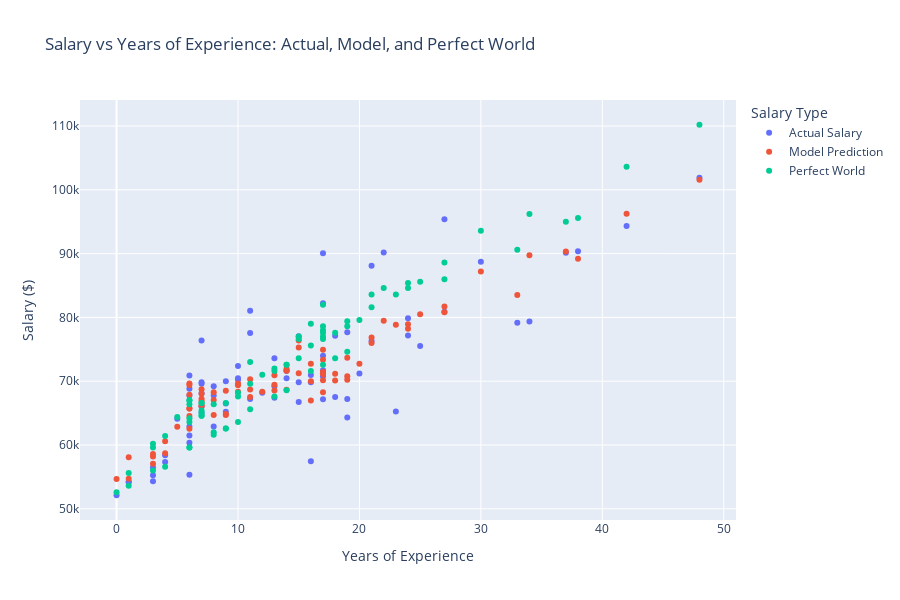

Here is the notebook cell this chart was saved with:
### Code cell
import plotly.express as px
import pandas as pd
import numpy as np

# Prepare the data (assumes df already exists and has the right columns)
df_plot = df[[
    "Employee",
    "Years of Exp",
    "25-26 Salary",
    "Prediction_from_clean_model",
    "Perfect World Salary"
]].copy()

df_plot = df_plot.rename(columns={
    "25-26 Salary": "Actual Salary",
    "Prediction_from_clean_model": "Model Prediction",
    "Perfect World Salary": "Perfect World"
})

# Melt to long format
df_long = df_plot.melt(
    id_vars=["Years of Exp", "Employee"],
    var_name="Salary Type",
    value_name="Salary"
)

# Clean up infinities or NaNs
df_long = df_long.replace([np.inf, -np.inf], np.nan).dropna(subset=["Salary"])

# Interactive plot with trendlines
fig = px.scatter(
    df_long,
    x="Years of Exp",
    y="Salary",
    color="Salary Type",
    # trendline="ols",
    hover_data=["Employee", "Salary", "Years of Exp"],
    title="Salary vs Years of Experience: Actual, Model, and Perfect World"
)

fig.update_layout(
    height=600,
    legend_title="Salary Type",
    xaxis_title="Years of Experience",
    yaxis_title="Salary ($)",
    hovermode="closest"
)

fig.show()

### Figure 1 — Plotly figure (JSON) as saved in the notebook; plotly's stock layout.template omitted (floating-point values rounded to 4 significant figures)
{"data": [{"customdata": [["Joella, Katie "], ["Dimond, Olivia D"], ["Pugh, Hannah E"], ["Baumgartner, Rachel C"], ["Herndon, Natalie R"], ["Rosiere, Diana M"], ["Porter, Laine M"], ["Wang, Zhuoqun "], ["Sasine, Corinne P"], ["Von Tscharner, Emma M"], ["Berg, Kyle R"], ["Peters, Emily M"], ["Burton, Tiffany D"], ["Swisher, Mark R"], ["Gulick, Kate T"], ["McVie, Geoffry "], ["Greenwald, Tess E"], ["Jung, Jason R"], ["McFall, Shannon M"], ["Garcia, Maria G"], ["Harnar, Casey E"], ["Bray, Amie M"], ["Ochoa, Melissa B"], ["Passin, Laura E"], ["McGrath, Alexandra F"], ["Romano, Bridget M"], ["Barocas, Anne "], ["Callis, Carolyn P"], ["Wang, Xiaomeng "], ["Brown, Michelle C"], ["McHugh, John N"], ["Fonseca, Ana J"], ["Courtney, Heather M"], ["Garcia, Christina "], ["Valin, Josh N"], ["McGown, Amber"], ["Ponce, Tomas M"], ["Tuck, Dane P"], ["Hollway, Margaret F"], ["Goforth, Elizabeth A"], ["Farrell, Julie"], ["Shipley, Kelly L"], ["Chen, Xingyun "], ["LaRocque, Carol A"], ["Turnbull, Jennie "], ["Lantagne, Michael K"], ["Tullar, Timothy R"], ["Herman, Bonnie J"], ["Aragon, Shannon "], ["Valdez, Savannah G"], ["Gordon, Heather A"], ["Boss, Christine M"], ["Summers, Amber "], ["Rehmer, Rosemary "], ["Zinge, Kelley C"], ["Ferrill Roman, Bonnie M"], ["Kirchner, Rachel Y"], ["Jewett, Jeffrey T"], ["Hill, Bettye"], ["Johnson, Marie F"], ["Hon, Rebecca M"], ["Irwin, Michelle D"], ["Riehl, Joe "], ["May, Julie "], ["Ferguson, Kristen A"], ["Barton, Sarah F"], ["Evans, Anne E"], ["Sniegowski, Peter "], ["Beckham, Wallace A"], ["Gentry, Phillip M"], ["Rodgers, Andy "], ["Otto, Theresa J"], ["McCall, Ines A"], ["Easton, Terrance "], ["Hamilton, Darla J"], ["Pattison, Michael G"]], "hovertemplate": "Salary Type=Actual Salary<br>Years of Exp=%{x}<br>Salary=%{y}<br>Employee=%{customdata[0]}<extra></extra>", "legendgroup": "Actual Salary", "marker": {"color": "#636efa", "symbol": "circle"}, "mode": "markers", "name": "Actual Salary", "orientation": "v", "showlegend": true, "type": "scatter", "x": [0, 1, 1, 3, 3, 3, 4, 4, 5, 6, 6, 6, 6, 8, 7, 9, 7, 9, 6, 8, 7, 6, 8, 7, 7, 9, 10, 10, 6, 10, 7, 15, 11, 13, 12, 13, 15, 14, 14, 14, 13, 15, 11, 11, 16, 19, 17, 19, 18, 16, 17, 16, 20, 17, 17, 17, 18, 19, 17, 17, 23, 25, 21, 24, 24, 21, 22, 27, 30, 27, 33, 34, 37, 38, 42, 48], "xaxis": "x", "y": [52125, 54210, 54210, 54302, 55253, 56471, 57338, 58380, 64114, 55328, 60336, 61474, 62884, 62884, 65052, 65211, 66028, 66514, 67763, 67763, 68119, 68805, 69205, 69603, 69848, 70013, 70243, 70473, 70890, 72403, 76387, 66744, 67220, 67395, 68196, 69223, 69848, 70473, 71655, 71655, 73609, 77061, 77555, 81055, 57463, 64318, 67166, 67220, 67540, 69848, 70761, 70967, 71209, 71244, 71720, 73997, 77145, 77689, 82201, 90045, 65259, 75504, 76288, 77182, 79861, 88090, 90178, 80874, 88717, 95382, 79173, 79378, 90142, 90370, 94341, 101894], "yaxis": "y"}, {"customdata": [["Joella, Katie "], ["Dimond, Olivia D"], ["Pugh, Hannah E"], ["Baumgartner, Rachel C"], ["Herndon, Natalie R"], ["Rosiere, Diana M"], ["Porter, Laine M"], ["Wang, Zhuoqun "], ["Sasine, Corinne P"], ["Von Tscharner, Emma M"], ["Berg, Kyle R"], ["Peters, Emily M"], ["Burton, Tiffany D"], ["Swisher, Mark R"], ["Gulick, Kate T"], ["McVie, Geoffry "], ["Greenwald, Tess E"], ["Jung, Jason R"], ["McFall, Shannon M"], ["Garcia, Maria G"], ["Harnar, Casey E"], ["Bray, Amie M"], ["Ochoa, Melissa B"], ["Passin, Laura E"], ["McGrath, Alexandra F"], ["Romano, Bridget M"], ["Barocas, Anne "], ["Callis, Carolyn P"], ["Wang, Xiaomeng "], ["Brown, Michelle C"], ["McHugh, John N"], ["Fonseca, Ana J"], ["Courtney, Heather M"], ["Garcia, Christina "], ["Valin, Josh N"], ["McGown, Amber"], ["Ponce, Tomas M"], ["Tuck, Dane P"], ["Hollway, Margaret F"], ["Goforth, Elizabeth A"], ["Farrell, Julie"], ["Shipley, Kelly L"], ["Chen, Xingyun "], ["LaRocque, Carol A"], ["Turnbull, Jennie "], ["Lantagne, Michael K"], ["Tullar, Timothy R"], ["Herman, Bonnie J"], ["Aragon, Shannon "], ["Valdez, Savannah G"], ["Gordon, Heather A"], ["Boss, Christine M"], ["Summers, Amber "], ["Rehmer, Rosemary "], ["Zinge, Kelley C"], ["Ferrill Roman, Bonnie M"], ["Kirchner, Rachel Y"], ["Jewett, Jeffrey T"], ["Hill, Bettye"], ["Johnson, Marie F"], ["Hon, Rebecca M"], ["Irwin, Michelle D"], ["Riehl, Joe "], ["May, Julie "], ["Ferguson, Kristen A"], ["Barton, Sarah F"], ["Evans, Anne E"], ["Sniegowski, Peter "], ["Beckham, Wallace A"], ["Gentry, Phillip M"], ["Rodgers, Andy "], ["Otto, Theresa J"], ["McCall, Ines A"], ["Easton, Terrance "], ["Hamilton, Darla J"], ["Pattison, Michael G"]], "hovertemplate": "Salary Type=Model Prediction<br>Years of Exp=%{x}<br>Salary=%{y}<br>Employee=%{customdata[0]}<extra></extra>", "legendgroup": "Model Prediction", "marker": {"color": "#EF553B", "symbol": "circle"}, "mode": "markers", "name": "Model Prediction", "orientation": "v", "showlegend": true, "type": "scatter", "x": [0, 1, 1, 3, 3, 3, 4, 4, 5, 6, 6, 6, 6, 8, 7, 9, 7, 9, 6, 8, 7, 6, 8, 7, 7, 9, 10, 10, 6, 10, 7, 15, 11, 13, 12, 13, 15, 14, 14, 14, 13, 15, 11, 11, 16, 19, 17, 19, 18, 16, 17, 16, 20, 17, 17, 17, 18, 19, 17, 17, 23, 25, 21, 24, 24, 21, 22, 27, 30, 27, 33, 34, 37, 38, 42, 48], "xaxis": "x", "y": [54670.0, 54710.0, 58080.0, 58190.0, 57060.0, 58610.0, 58690.0, 60610.0, 62870.0, 65710.0, 62560.0, 64550.0, 69420.0, 64710.0, 67260.0, 64700.0, 66190.0, 64860.0, 65740.0, 67060.0, 68750.0, 67880.0, 68260.0, 68030.0, 66910.0, 68490.0, 68360.0, 69380.0, 69660.0, 69630.0, 66110.0, 75290.0, 67530.0, 69440.0, 68340.0, 68550.0, 71250.0, 68650.0, 71960.0, 71640.0, 70920.0, 76380.0, 70320.0, 68690.0, 66990.0, 70220.0, 68270.0, 73690.0, 70100.0, 69990.0, 71440.0, 72740.0, 72720.0, 71400.0, 71100.0, 73360.0, 71190.0, 70790.0, 70140.0, 74940.0, 78840.0, 80510.0, 76840.0, 78220.0, 78940.0, 75980.0, 79490.0, 81720.0, 87200.0, 80810.0, 83530.0, 89750.0, 90340.0, 89190.0, 96230.0, 101600.0], "yaxis": "y"}, {"customdata": [["Joella, Katie "], ["Dimond, Olivia D"], ["Pugh, Hannah E"], ["Baumgartner, Rachel C"], ["Herndon, Natalie R"], ["Rosiere, Diana M"], ["Porter, Laine M"], ["Wang, Zhuoqun "], ["Sasine, Corinne P"], ["Von Tscharner, Emma M"], ["Berg, Kyle R"], ["Peters, Emily M"], ["Burton, Tiffany D"], ["Swisher, Mark R"], ["Gulick, Kate T"], ["McVie, Geoffry "], ["Greenwald, Tess E"], ["Jung, Jason R"], ["McFall, Shannon M"], ["Garcia, Maria G"], ["Harnar, Casey E"], ["Bray, Amie M"], ["Ochoa, Melissa B"], ["Passin, Laura E"], ["McGrath, Alexandra F"], ["Romano, Bridget M"], ["Barocas, Anne "], ["Callis, Carolyn P"], ["Wang, Xiaomeng "], ["Brown, Michelle C"], ["McHugh, John N"], ["Fonseca, Ana J"], ["Courtney, Heather M"], ["Garcia, Christina "], ["Valin, Josh N"], ["McGown, Amber"], ["Ponce, Tomas M"], ["Tuck, Dane P"], ["Hollway, Margaret F"], ["Goforth, Elizabeth A"], ["Farrell, Julie"], ["Shipley, Kelly L"], ["Chen, Xingyun "], ["LaRocque, Carol A"], ["Turnbull, Jennie "], ["Lantagne, Michael K"], ["Tullar, Timothy R"], ["Herman, Bonnie J"], ["Aragon, Shannon "], ["Valdez, Savannah G"], ["Gordon, Heather A"], ["Boss, Christine M"], ["Summers, Amber "], ["Rehmer, Rosemary "], ["Zinge, Kelley C"], ["Ferrill Roman, Bonnie M"], ["Kirchner, Rachel Y"], ["Jewett, Jeffrey T"], ["Hill, Bettye"], ["Johnson, Marie F"], ["Hon, Rebecca M"], ["Irwin, Michelle D"], ["Riehl, Joe "], ["May, Julie "], ["Ferguson, Kristen A"], ["Barton, Sarah F"], ["Evans, Anne E"], ["Sniegowski, Peter "], ["Beckham, Wallace A"], ["Gentry, Phillip M"], ["Rodgers, Andy "], ["Otto, Theresa J"], ["McCall, Ines A"], ["Easton, Terrance "], ["Hamilton, Darla J"], ["Pattison, Michael G"]], "hovertemplate": "Salary Type=Perfect World<br>Years of Exp=%{x}<br>Salary=%{y}<br>Employee=%{customdata[0]}<extra></extra>", "legendgroup": "Perfect World", "marker": {"color": "#00cc96", "symbol": "circle"}, "mode": "markers", "name": "Perfect World", "orientation": "v", "showlegend": true, "type": "scatter", "x": [0, 1, 1, 3, 3, 3, 4, 4, 5, 6, 6, 6, 6, 8, 7, 9, 7, 9, 6, 8, 7, 6, 8, 7, 7, 9, 10, 10, 6, 10, 7, 15, 11, 13, 12, 13, 15, 14, 14, 14, 13, 15, 11, 11, 16, 19, 17, 19, 18, 16, 17, 16, 20, 17, 17, 17, 18, 19, 17, 17, 23, 25, 21, 24, 24, 21, 22, 27, 30, 27, 33, 34, 37, 38, 42, 48], "xaxis": "x", "y": [52600, 53600, 55600, 59600, 56000, 60200, 56600, 61400, 64400, 63600, 59600, 59600, 67000, 61600, 64600, 62600, 64600, 62600, 64200, 62000, 66600, 66400, 66400, 66600, 65400, 66600, 63600, 67600, 67000, 68200, 65000, 76600, 65600, 72000, 71000, 67600, 73600, 68600, 72600, 72600, 71600, 77000, 73000, 69600, 71600, 74600, 72600, 79400, 73600, 75600, 77600, 79000, 79600, 78000, 77000, 78600, 77600, 78600, 76600, 82000, 83600, 85600, 83600, 84600, 85400, 81600, 84600, 88600, 93600, 86000, 90600, 96200, 95000, 95600, 103600, 110200], "yaxis": "y"}], "layout": {"height": 600, "hovermode": "closest", "legend": {"title": {"text": "Salary Type"}, "tracegroupgap": 0}, "title": {"text": "Salary vs Years of Experience: Actual, Model, and Perfect World"}, "xaxis": {"anchor": "y", "domain": [0, 1], "title": {"text": "Years of Experience"}}, "yaxis": {"anchor": "x", "domain": [0, 1], "title": {"text": "Salary ($)"}}}}
